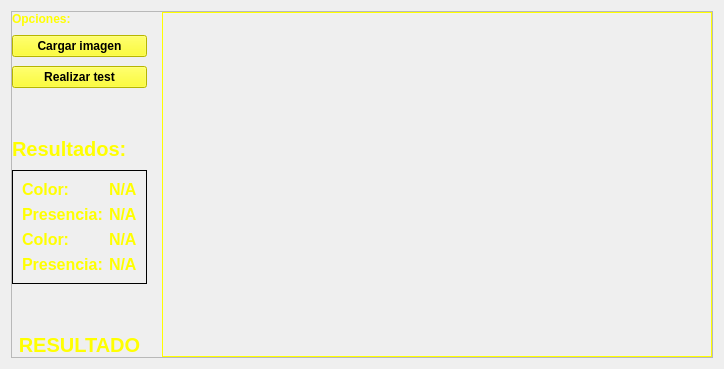
      <widget class="QWidget" name="tab_12">
       <attribute name="title">
        <string>TEST</string>
       </attribute>
       <layout class="QGridLayout" name="gridLayout_27">
        <item row="0" column="0">
         <widget class="QFrame" name="frame_14">
          <property name="frameShape">
           <enum>QFrame::StyledPanel</enum>
          </property>
          <property name="frameShadow">
           <enum>QFrame::Raised</enum>
          </property>
          <layout class="QGridLayout" name="gridLayout_28">
           <property name="leftMargin">
            <number>0</number>
           </property>
           <property name="topMargin">
            <number>0</number>
           </property>
           <property name="rightMargin">
            <number>0</number>
           </property>
           <property name="bottomMargin">
            <number>0</number>
           </property>
           <property name="horizontalSpacing">
            <number>15</number>
           </property>
           <property name="verticalSpacing">
            <number>9</number>
           </property>
           <item row="2" column="0">
            <widget class="QPushButton" name="realizarTestButton">
             <property name="font">
              <font>
               <pointsize>9</pointsize>
               <weight>75</weight>
               <bold>true</bold>
              </font>
             </property>
             <property name="styleSheet">
              <string notr="true">background-color: rgb(255, 255, 0);</string>
             </property>
             <property name="text">
              <string>Realizar test</string>
             </property>
            </widget>
           </item>
           <item row="4" column="0">
            <widget class="QLabel" name="label_33">
             <property name="font">
              <font>
               <pointsize>15</pointsize>
               <weight>75</weight>
               <bold>true</bold>
              </font>
             </property>
             <property name="styleSheet">
              <string notr="true">background-color: qlineargradient(spread:pad, x1:1, y1:1, x2:1, y2:2,  stop:0 rgba(0, 0, 0, 0), stop:1 rgba(255, 255, 255, 255));
color: rgb(255, 255, 0);</string>
             </property>
             <property name="text">
              <string>Resultados:</string>
             </property>
            </widget>
           </item>
           <item row="5" column="0">
            <widget class="QFrame" name="frame_15">
             <property name="styleSheet">
              <string notr="true">background-color: qlineargradient(spread:pad, x1:0, y1:0, x2:1, y2:0, stop:1 rgba(0, 0, 0, 0));</string>
             </property>
             <property name="frameShape">
              <enum>QFrame::StyledPanel</enum>
             </property>
             <property name="frameShadow">
              <enum>QFrame::Raised</enum>
             </property>
             <layout class="QGridLayout" name="gridLayout_29">
              <item row="2" column="1">
               <widget class="QLabel" name="resultadoPresenciaLabel">
                <property name="font">
                 <font>
                  <pointsize>12</pointsize>
                  <weight>75</weight>
                  <bold>true</bold>
                 </font>
                </property>
                <property name="styleSheet">
                 <string notr="true">background-color: qlineargradient(spread:pad, x1:1, y1:1, x2:1, y2:2,  stop:0 rgba(0, 0, 0, 0), stop:1 rgba(255, 255, 255, 255));
color: rgb(255, 255, 0);</string>
                </property>
                <property name="text">
                 <string>N/A</string>
                </property>
               </widget>
              </item>
              <item row="2" column="0">
               <widget class="QLabel" name="label_34">
                <property name="font">
                 <font>
                  <pointsize>12</pointsize>
                  <weight>75</weight>
                  <bold>true</bold>
                 </font>
                </property>
                <property name="styleSheet">
                 <string notr="true">background-color: qlineargradient(spread:pad, x1:1, y1:1, x2:1, y2:2,  stop:0 rgba(0, 0, 0, 0), stop:1 rgba(255, 255, 255, 255));
color: rgb(255, 255, 0);</string>
                </property>
                <property name="text">
                 <string>Presencia:</string>
                </property>
               </widget>
              </item>
              <item row="0" column="1">
               <widget class="QLabel" name="resultadoColorLabel">
                <property name="font">
                 <font>
                  <pointsize>12</pointsize>
                  <weight>75</weight>
                  <bold>true</bold>
                 </font>
                </property>
                <property name="styleSheet">
                 <string notr="true">background-color: qlineargradient(spread:pad, x1:1, y1:1, x2:1, y2:2,  stop:0 rgba(0, 0, 0, 0), stop:1 rgba(255, 255, 255, 255));
color: rgb(255, 255, 0);</string>
                </property>
                <property name="text">
                 <string>N/A</string>
                </property>
               </widget>
              </item>
              <item row="6" column="0">
               <widget class="QLabel" name="label_35">
                <property name="font">
                 <font>
                  <pointsize>12</pointsize>
                  <weight>75</weight>
                  <bold>true</bold>
                 </font>
                </property>
                <property name="styleSheet">
                 <string notr="true">background-color: qlineargradient(spread:pad, x1:1, y1:1, x2:1, y2:2,  stop:0 rgba(0, 0, 0, 0), stop:1 rgba(255, 255, 255, 255));
color: rgb(255, 255, 0);</string>
                </property>
                <property name="text">
                 <string>Presencia:</string>
                </property>
               </widget>
              </item>
              <item row="5" column="0">
               <widget class="QLabel" name="label_36">
                <property name="font">
                 <font>
                  <pointsize>12</pointsize>
                  <weight>75</weight>
                  <bold>true</bold>
                 </font>
                </property>
                <property name="styleSheet">
                 <string notr="true">background-color: qlineargradient(spread:pad, x1:1, y1:1, x2:1, y2:2,  stop:0 rgba(0, 0, 0, 0), stop:1 rgba(255, 255, 255, 255));
color: rgb(255, 255, 0);</string>
                </property>
                <property name="text">
                 <string>Color:</string>
                </property>
               </widget>
              </item>
              <item row="0" column="0">
               <widget class="QLabel" name="label_37">
                <property name="font">
                 <font>
                  <pointsize>12</pointsize>
                  <weight>75</weight>
                  <bold>true</bold>
                 </font>
                </property>
                <property name="styleSheet">
                 <string notr="true">background-color: qlineargradient(spread:pad, x1:1, y1:1, x2:1, y2:2,  stop:0 rgba(0, 0, 0, 0), stop:1 rgba(255, 255, 255, 255));
color: rgb(255, 255, 0);</string>
                </property>
                <property name="text">
                 <string>Color:</string>
                </property>
               </widget>
              </item>
              <item row="5" column="1">
               <widget class="QLabel" name="porcentajeColorResultado">
                <property name="font">
                 <font>
                  <pointsize>12</pointsize>
                  <weight>75</weight>
                  <bold>true</bold>
                 </font>
                </property>
                <property name="styleSheet">
                 <string notr="true">background-color: qlineargradient(spread:pad, x1:1, y1:1, x2:1, y2:2,  stop:0 rgba(0, 0, 0, 0), stop:1 rgba(255, 255, 255, 255));
color: rgb(255, 255, 0);</string>
                </property>
                <property name="text">
                 <string>N/A</string>
                </property>
               </widget>
              </item>
              <item row="6" column="1">
               <widget class="QLabel" name="porcentajePresenciaResultado">
                <property name="font">
                 <font>
                  <pointsize>12</pointsize>
                  <weight>75</weight>
                  <bold>true</bold>
                 </font>
                </property>
                <property name="styleSheet">
                 <string notr="true">background-color: qlineargradient(spread:pad, x1:1, y1:1, x2:1, y2:2,  stop:0 rgba(0, 0, 0, 0), stop:1 rgba(255, 255, 255, 255));
color: rgb(255, 255, 0);</string>
                </property>
                <property name="text">
                 <string>N/A</string>
                </property>
               </widget>
              </item>
             </layout>
            </widget>
           </item>
           <item row="6" column="0">
            <spacer name="verticalSpacer_19">
             <property name="orientation">
              <enum>Qt::Vertical</enum>
             </property>
             <property name="sizeHint" stdset="0">
              <size>
               <width>20</width>
               <height>40</height>
              </size>
             </property>
            </spacer>
           </item>
           <item row="1" column="0">
            <widget class="QPushButton" name="cargarImagenTest">
             <property name="font">
              <font>
               <pointsize>9</pointsize>
               <weight>75</weight>
               <bold>true</bold>
              </font>
             </property>
             <property name="styleSheet">
              <string notr="true">background-color: rgb(255, 255, 0);</string>
             </property>
             <property name="text">
              <string>Cargar imagen</string>
             </property>
            </widget>
           </item>
           <item row="0" column="0">
            <widget class="QLabel" name="label_38">
             <property name="font">
              <font>
               <pointsize>9</pointsize>
               <weight>75</weight>
               <bold>true</bold>
              </font>
             </property>
             <property name="styleSheet">
              <string notr="true">background-color: qlineargradient(spread:pad, x1:1, y1:1, x2:1, y2:2,  stop:0 rgba(0, 0, 0, 0), stop:1 rgba(255, 255, 255, 255));
color: rgb(255, 255, 0);</string>
             </property>
             <property name="text">
              <string>Opciones:</string>
             </property>
            </widget>
           </item>
           <item row="3" column="0">
            <spacer name="verticalSpacer_20">
             <property name="orientation">
              <enum>Qt::Vertical</enum>
             </property>
             <property name="sizeType">
              <enum>QSizePolicy::Preferred</enum>
             </property>
             <property name="sizeHint" stdset="0">
              <size>
               <width>20</width>
               <height>40</height>
              </size>
             </property>
            </spacer>
           </item>
           <item row="7" column="0">
            <widget class="QLabel" name="resultadoGeneralLabel">
             <property name="font">
              <font>
               <pointsize>15</pointsize>
               <weight>75</weight>
               <bold>true</bold>
              </font>
             </property>
             <property name="styleSheet">
              <string notr="true">background-color: qlineargradient(spread:pad, x1:1, y1:1, x2:1, y2:2,  stop:0 rgba(0, 0, 0, 0), stop:1 rgba(255, 255, 255, 255));
color: rgb(255, 255, 0);</string>
             </property>
             <property name="text">
              <string>RESULTADO</string>
             </property>
             <property name="alignment">
              <set>Qt::AlignCenter</set>
             </property>
            </widget>
           </item>
           <item row="0" column="1" rowspan="8">
            <widget class="QLabel" name="imagenTestLabel">
             <property name="minimumSize">
              <size>
               <width>550</width>
               <height>0</height>
              </size>
             </property>
             <property name="maximumSize">
              <size>
               <width>550</width>
               <height>534</height>
              </size>
             </property>
             <property name="palette">
              <palette>
               <active>
                <colorrole role="WindowText">
                 <brush brushstyle="SolidPattern">
                  <color alpha="255">
                   <red>255</red>
                   <green>255</green>
                   <blue>0</blue>
                  </color>
                 </brush>
                </colorrole>
                <colorrole role="Button">
                 <brush brushstyle="LinearGradientPattern">
                  <gradient startx="0.000000000000000" starty="0.000000000000000" endx="1.000000000000000" endy="1.000000000000000" type="LinearGradient" spread="PadSpread" coordinatemode="ObjectBoundingMode">
                   <gradientstop position="0.000000000000000">
                    <color alpha="255">
                     <red>0</red>
                     <green>0</green>
                     <blue>0</blue>
                    </color>
                   </gradientstop>
                   <gradientstop position="1.000000000000000">
                    <color alpha="255">
                     <red>111</red>
                     <green>111</green>
                     <blue>111</blue>
                    </color>
                   </gradientstop>
                  </gradient>
                 </brush>
                </colorrole>
                <colorrole role="Base">
                 <brush brushstyle="LinearGradientPattern">
                  <gradient startx="0.000000000000000" starty="0.000000000000000" endx="1.000000000000000" endy="1.000000000000000" type="LinearGradient" spread="PadSpread" coordinatemode="ObjectBoundingMode">
                   <gradientstop position="0.000000000000000">
                    <color alpha="255">
                     <red>0</red>
                     <green>0</green>
                     <blue>0</blue>
                    </color>
                   </gradientstop>
                   <gradientstop position="1.000000000000000">
                    <color alpha="255">
                     <red>111</red>
                     <green>111</green>
                     <blue>111</blue>
                    </color>
                   </gradientstop>
                  </gradient>
                 </brush>
                </colorrole>
                <colorrole role="Window">
                 <brush brushstyle="LinearGradientPattern">
                  <gradient startx="0.000000000000000" starty="0.000000000000000" endx="1.000000000000000" endy="1.000000000000000" type="LinearGradient" spread="PadSpread" coordinatemode="ObjectBoundingMode">
                   <gradientstop position="0.000000000000000">
                    <color alpha="255">
                     <red>0</red>
                     <green>0</green>
                     <blue>0</blue>
                    </color>
                   </gradientstop>
                   <gradientstop position="1.000000000000000">
                    <color alpha="255">
                     <red>111</red>
                     <green>111</green>
                     <blue>111</blue>
                    </color>
                   </gradientstop>
                  </gradient>
                 </brush>
                </colorrole>
               </active>
               <inactive>
                <colorrole role="WindowText">
                 <brush brushstyle="SolidPattern">
                  <color alpha="255">
                   <red>255</red>
                   <green>255</green>
                   <blue>0</blue>
                  </color>
                 </brush>
                </colorrole>
                <colorrole role="Button">
                 <brush brushstyle="LinearGradientPattern">
                  <gradient startx="0.000000000000000" starty="0.000000000000000" endx="1.000000000000000" endy="1.000000000000000" type="LinearGradient" spread="PadSpread" coordinatemode="ObjectBoundingMode">
                   <gradientstop position="0.000000000000000">
                    <color alpha="255">
                     <red>0</red>
                     <green>0</green>
                     <blue>0</blue>
                    </color>
                   </gradientstop>
                   <gradientstop position="1.000000000000000">
                    <color alpha="255">
                     <red>111</red>
                     <green>111</green>
                     <blue>111</blue>
                    </color>
                   </gradientstop>
                  </gradient>
                 </brush>
                </colorrole>
                <colorrole role="Base">
                 <brush brushstyle="LinearGradientPattern">
                  <gradient startx="0.000000000000000" starty="0.000000000000000" endx="1.000000000000000" endy="1.000000000000000" type="LinearGradient" spread="PadSpread" coordinatemode="ObjectBoundingMode">
                   <gradientstop position="0.000000000000000">
                    <color alpha="255">
                     <red>0</red>
                     <green>0</green>
                     <blue>0</blue>
                    </color>
                   </gradientstop>
                   <gradientstop position="1.000000000000000">
                    <color alpha="255">
                     <red>111</red>
                     <green>111</green>
                     <blue>111</blue>
                    </color>
                   </gradientstop>
                  </gradient>
                 </brush>
                </colorrole>
                <colorrole role="Window">
                 <brush brushstyle="LinearGradientPattern">
                  <gradient startx="0.000000000000000" starty="0.000000000000000" endx="1.000000000000000" endy="1.000000000000000" type="LinearGradient" spread="PadSpread" coordinatemode="ObjectBoundingMode">
                   <gradientstop position="0.000000000000000">
                    <color alpha="255">
                     <red>0</red>
                     <green>0</green>
                     <blue>0</blue>
                    </color>
                   </gradientstop>
                   <gradientstop position="1.000000000000000">
                    <color alpha="255">
                     <red>111</red>
                     <green>111</green>
                     <blue>111</blue>
                    </color>
                   </gradientstop>
                  </gradient>
                 </brush>
                </colorrole>
               </inactive>
               <disabled>
                <colorrole role="WindowText">
                 <brush brushstyle="SolidPattern">
                  <color alpha="255">
                   <red>120</red>
                   <green>120</green>
                   <blue>120</blue>
                  </color>
                 </brush>
                </colorrole>
                <colorrole role="Button">
                 <brush brushstyle="LinearGradientPattern">
                  <gradient startx="0.000000000000000" starty="0.000000000000000" endx="1.000000000000000" endy="1.000000000000000" type="LinearGradient" spread="PadSpread" coordinatemode="ObjectBoundingMode">
                   <gradientstop position="0.000000000000000">
                    <color alpha="255">
                     <red>0</red>
                     <green>0</green>
                     <blue>0</blue>
                    </color>
                   </gradientstop>
                   <gradientstop position="1.000000000000000">
                    <color alpha="255">
                     <red>111</red>
                     <green>111</green>
                     <blue>111</blue>
                    </color>
                   </gradientstop>
                  </gradient>
                 </brush>
                </colorrole>
                <colorrole role="Base">
                 <brush brushstyle="LinearGradientPattern">
                  <gradient startx="0.000000000000000" starty="0.000000000000000" endx="1.000000000000000" endy="1.000000000000000" type="LinearGradient" spread="PadSpread" coordinatemode="ObjectBoundingMode">
                   <gradientstop position="0.000000000000000">
                    <color alpha="255">
                     <red>0</red>
                     <green>0</green>
                     <blue>0</blue>
                    </color>
                   </gradientstop>
                   <gradientstop position="1.000000000000000">
                    <color alpha="255">
                     <red>111</red>
                     <green>111</green>
                     <blue>111</blue>
                    </color>
                   </gradientstop>
                  </gradient>
                 </brush>
                </colorrole>
                <colorrole role="Window">
                 <brush brushstyle="LinearGradientPattern">
                  <gradient startx="0.000000000000000" starty="0.000000000000000" endx="1.000000000000000" endy="1.000000000000000" type="LinearGradient" spread="PadSpread" coordinatemode="ObjectBoundingMode">
                   <gradientstop position="0.000000000000000">
                    <color alpha="255">
                     <red>0</red>
                     <green>0</green>
                     <blue>0</blue>
                    </color>
                   </gradientstop>
                   <gradientstop position="1.000000000000000">
                    <color alpha="255">
                     <red>111</red>
                     <green>111</green>
                     <blue>111</blue>
                    </color>
                   </gradientstop>
                  </gradient>
                 </brush>
                </colorrole>
               </disabled>
              </palette>
             </property>
             <property name="frameShape">
              <enum>QFrame::Box</enum>
             </property>
             <property name="text">
              <string/>
             </property>
             <property name="scaledContents">
              <bool>true</bool>
             </property>
            </widget>
           </item>
          </layout>
         </widget>
        </item>
       </layout>
      </widget>
